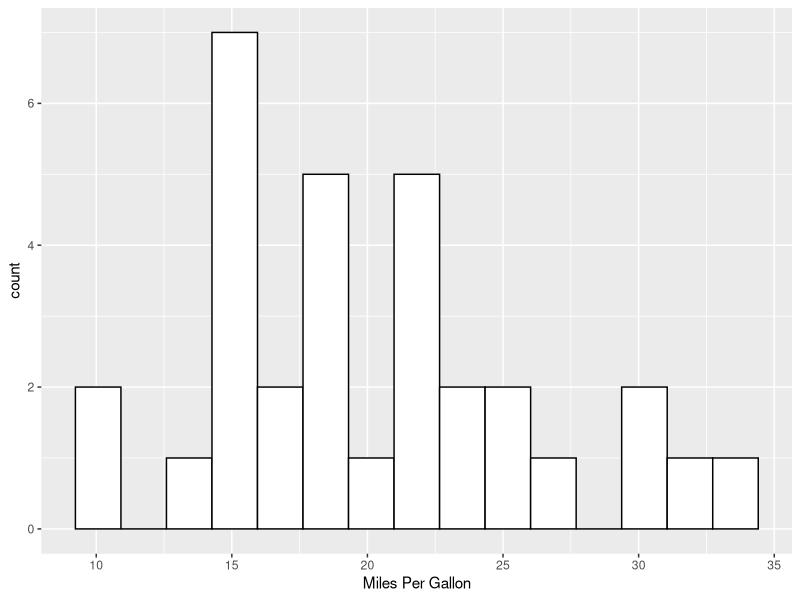

Here is the R script that generated this plot:
## ---- chunk 1
knitr::opts_chunk$set(echo = TRUE)
## ---- chunk 2
library(tidyverse)
ggplot(data = mtcars, aes(x = mpg)) + geom_histogram(colour = "black", fill = "white", bins = 15) + labs(x = "Miles Per Gallon") 
